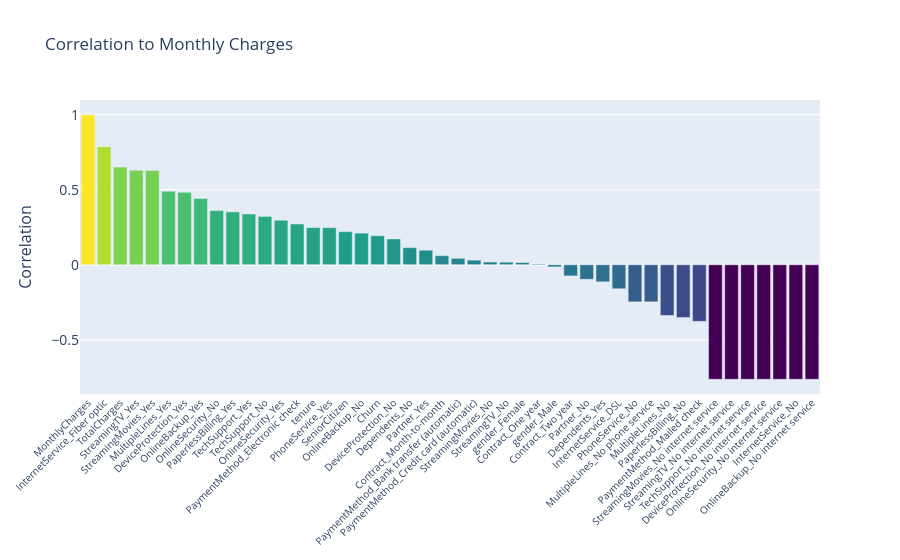

The cell this chart's notebook holds for it:
### Code cell
#plot the graph to show the crrelation between the features and the label variables; 
monthly_correlation = telco_dummies.corr()['MonthlyCharges'].sort_values(ascending=False)

fig = go.Figure(go.Bar(x=monthly_correlation.keys(), 
                       y=monthly_correlation, 
                       name='Churn Correlation',
                       marker={'color': monthly_correlation, 'colorscale': 'Viridis'}))

fig.update_layout(yaxis={'categoryorder':'category ascending'})
fig.update_layout(
    title='Correlation to Monthly Charges',
    
    xaxis_tickfont_size=10,
    xaxis_tickangle=-45,
    yaxis=dict(
        title='Correlation',
        titlefont_size=16,
        tickfont_size=14,
    ),
    bargap=0.15, # gap between bars of adjacent location coordinates.
)
fig.show()

### Figure 1 — Plotly figure (JSON) as saved in the notebook; plotly's stock layout.template omitted (floating-point values rounded to 4 significant figures)
{"data": [{"marker": {"color": [1, 0.7871, 0.6511, 0.6296, 0.6274, 0.4904, 0.4827, 0.4418, 0.3609, 0.3521, 0.3383, 0.3221, 0.2966, 0.2716, 0.2479, 0.2474, 0.2202, 0.2108, 0.1934, 0.1718, 0.1139, 0.09685, 0.06017, 0.04281, 0.03055, 0.01808, 0.01695, 0.01457, 0.004904, -0.01457, -0.07468, -0.09685, -0.1139, -0.1602, -0.2474, -0.2474, -0.3383, -0.3521, -0.3774, -0.7636, -0.7636, -0.7636, -0.7636, -0.7636, -0.7636, -0.7636], "colorscale": [[0, "#440154"], [0.1111, "#482878"], [0.2222, "#3e4989"], [0.3333, "#31688e"], [0.4444, "#26828e"], [0.5556, "#1f9e89"], [0.6667, "#35b779"], [0.7778, "#6ece58"], [0.8889, "#b5de2b"], [1, "#fde725"]]}, "name": "Churn Correlation", "type": "bar", "x": ["MonthlyCharges", "InternetService_Fiber optic", "TotalCharges", "StreamingTV_Yes", "StreamingMovies_Yes", "MultipleLines_Yes", "DeviceProtection_Yes", "OnlineBackup_Yes", "OnlineSecurity_No", "PaperlessBilling_Yes", "TechSupport_Yes", "TechSupport_No", "OnlineSecurity_Yes", "PaymentMethod_Electronic check", "tenure", "PhoneService_Yes", "SeniorCitizen", "OnlineBackup_No", "Churn", "DeviceProtection_No", "Dependents_No", "Partner_Yes", "Contract_Month-to-month", "PaymentMethod_Bank transfer (automatic)", "PaymentMethod_Credit card (automatic)", "StreamingMovies_No", "StreamingTV_No", "gender_Female", "Contract_One year", "gender_Male", "Contract_Two year", "Partner_No", "Dependents_Yes", "InternetService_DSL", "PhoneService_No", "MultipleLines_No phone service", "MultipleLines_No", "PaperlessBilling_No", "PaymentMethod_Mailed check", "StreamingMovies_No internet service", "StreamingTV_No internet service", "TechSupport_No internet service", "DeviceProtection_No internet service", "OnlineSecurity_No internet service", "InternetService_No", "OnlineBackup_No internet service"], "y": [1, 0.7871, 0.6511, 0.6296, 0.6274, 0.4904, 0.4827, 0.4418, 0.3609, 0.3521, 0.3383, 0.3221, 0.2966, 0.2716, 0.2479, 0.2474, 0.2202, 0.2108, 0.1934, 0.1718, 0.1139, 0.09685, 0.06017, 0.04281, 0.03055, 0.01808, 0.01695, 0.01457, 0.004904, -0.01457, -0.07468, -0.09685, -0.1139, -0.1602, -0.2474, -0.2474, -0.3383, -0.3521, -0.3774, -0.7636, -0.7636, -0.7636, -0.7636, -0.7636, -0.7636, -0.7636]}], "layout": {"bargap": 0.15, "title": {"text": "Correlation to Monthly Charges"}, "xaxis": {"tickangle": -45, "tickfont": {"size": 10}}, "yaxis": {"categoryorder": "category ascending", "tickfont": {"size": 14}, "title": {"font": {"size": 16}, "text": "Correlation"}}}}
